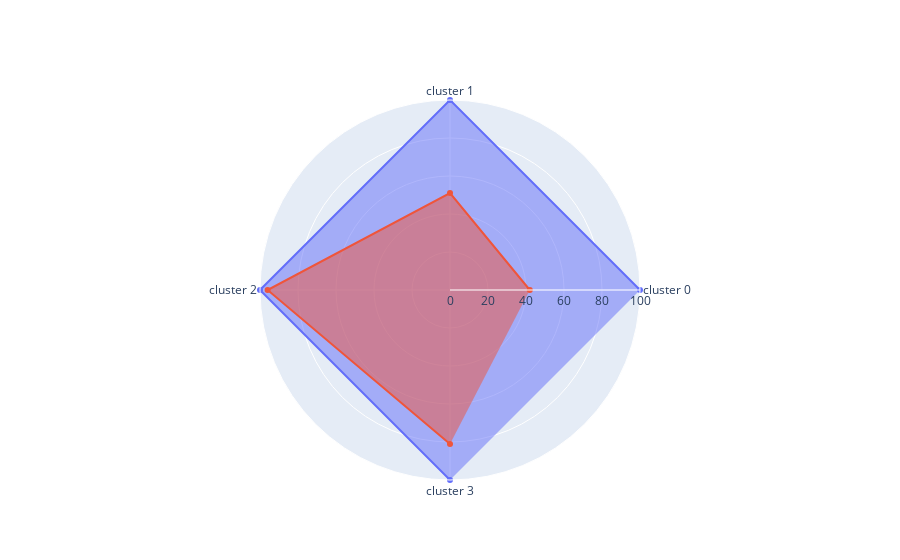

The cell this chart's notebook holds for it:
### Code cell
# outside
import plotly.graph_objects as go

categories = ['cluster 0','cluster 1','cluster 2', 'cluster 3']

fig = go.Figure()

fig.add_trace(go.Scatterpolar(
      #r=list(a.no_areas),
      r=[100,100,100,100],
      theta=categories,
      fill='toself',
      name='Product A'
))
fig.add_trace(go.Scatterpolar(
      #r=list(b.no_areas),
      r=[42, 51, 96, 81],
      theta=categories,
      fill='toself',
      name='Product B'
))

fig.update_layout(
  polar=dict(
    radialaxis=dict(
      visible=True,
      range=[0, 100]
    )),
  showlegend=False
)

fig.show()

### Figure 1 — Plotly figure (JSON) as saved in the notebook; plotly's stock layout.template omitted (floating-point values rounded to 4 significant figures)
{"data": [{"fill": "toself", "name": "Product A", "r": [100, 100, 100, 100], "theta": ["cluster 0", "cluster 1", "cluster 2", "cluster 3"], "type": "scatterpolar"}, {"fill": "toself", "name": "Product B", "r": [42, 51, 96, 81], "theta": ["cluster 0", "cluster 1", "cluster 2", "cluster 3"], "type": "scatterpolar"}], "layout": {"polar": {"radialaxis": {"range": [0, 100], "visible": true}}, "showlegend": false}}
